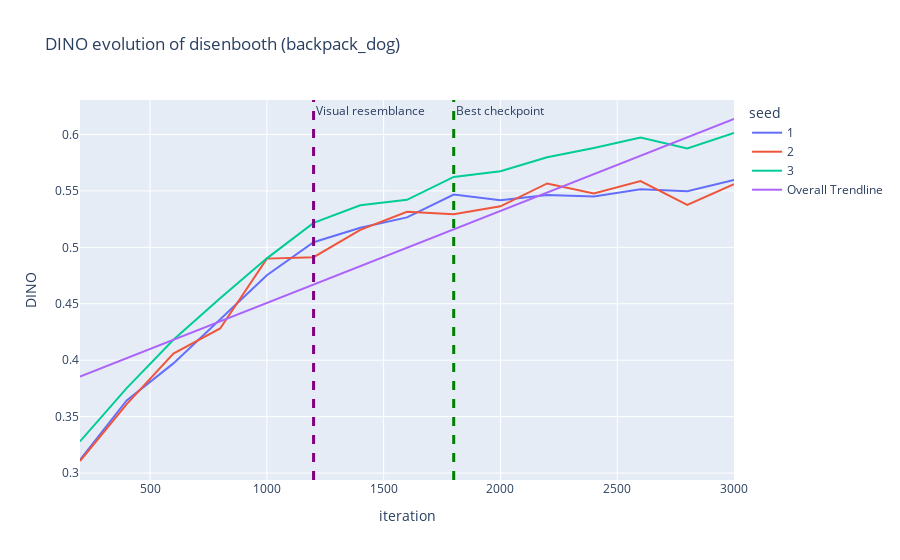

This figure's notebook cell:
### Code cell
make_metric_evolution_plot(method, concept, 'DINO').show()

### Figure 1 — Plotly figure (JSON) as saved in the notebook; plotly's stock layout.template omitted (floating-point values rounded to 4 significant figures)
{"data": [{"hovertemplate": "seed=1<br>iteration=%{x}<br>DINO=%{y}<extra></extra>", "legendgroup": "1", "marker": {"color": "#636efa", "symbol": "circle"}, "mode": "lines", "name": "1", "orientation": "v", "showlegend": true, "type": "scatter", "x": [200, 400, 600, 800, 1000, 1200, 1400, 1600, 1800, 2000, 2200, 2400, 2600, 2800, 3000], "xaxis": "x", "y": [0.3118, 0.3643, 0.3972, 0.4361, 0.4753, 0.5045, 0.5173, 0.5266, 0.5467, 0.5417, 0.5464, 0.5451, 0.5514, 0.5496, 0.5597], "yaxis": "y"}, {"hovertemplate": "seed=2<br>iteration=%{x}<br>DINO=%{y}<extra></extra>", "legendgroup": "2", "marker": {"color": "#EF553B", "symbol": "circle"}, "mode": "lines", "name": "2", "orientation": "v", "showlegend": true, "type": "scatter", "x": [200, 400, 600, 800, 1000, 1200, 1400, 1600, 1800, 2000, 2200, 2400, 2600, 2800, 3000], "xaxis": "x", "y": [0.3107, 0.361, 0.4059, 0.4281, 0.49, 0.4913, 0.5154, 0.5315, 0.5293, 0.5364, 0.5566, 0.5478, 0.5587, 0.5377, 0.556], "yaxis": "y"}, {"hovertemplate": "seed=3<br>iteration=%{x}<br>DINO=%{y}<extra></extra>", "legendgroup": "3", "marker": {"color": "#00cc96", "symbol": "circle"}, "mode": "lines", "name": "3", "orientation": "v", "showlegend": true, "type": "scatter", "x": [200, 400, 600, 800, 1000, 1200, 1400, 1600, 1800, 2000, 2200, 2400, 2600, 2800, 3000], "xaxis": "x", "y": [0.328, 0.3753, 0.4182, 0.455, 0.4903, 0.5217, 0.5372, 0.5422, 0.5624, 0.5674, 0.5798, 0.5881, 0.5972, 0.5877, 0.6015], "yaxis": "y"}, {"hovertemplate": "<b>OLS trendline</b><br>DINO = 8.1527e-05 * iteration + 0.369164<br>R<sup>2</sup>=0.795486<br><br>iteration=%{x}<br>DINO=%{y} <b>(trend)</b><extra></extra>", "legendgroup": "Overall Trendline", "line": {"color": "#ab63fa"}, "mode": "lines", "name": "Overall Trendline", "showlegend": true, "type": "scatter", "x": [200, 200, 200, 400, 400, 400, 600, 600, 600, 800, 800, 800, 1000, 1000, 1000, 1200, 1200, 1200, 1400, 1400, 1400, 1600, 1600, 1600, 1800, 1800, 1800, 2000, 2000, 2000, 2200, 2200, 2200, 2400, 2400, 2400, 2600, 2600, 2600, 2800, 2800, 2800, 3000, 3000, 3000], "xaxis": "x", "y": [0.3855, 0.3855, 0.3855, 0.4018, 0.4018, 0.4018, 0.4181, 0.4181, 0.4181, 0.4344, 0.4344, 0.4344, 0.4507, 0.4507, 0.4507, 0.467, 0.467, 0.467, 0.4833, 0.4833, 0.4833, 0.4996, 0.4996, 0.4996, 0.5159, 0.5159, 0.5159, 0.5322, 0.5322, 0.5322, 0.5485, 0.5485, 0.5485, 0.5648, 0.5648, 0.5648, 0.5811, 0.5811, 0.5811, 0.5974, 0.5974, 0.5974, 0.6137, 0.6137, 0.6137], "yaxis": "y"}], "layout": {"annotations": [{"showarrow": false, "text": "Visual resemblance", "x": 1200, "xanchor": "left", "xref": "x", "y": 1, "yanchor": "top", "yref": "y domain"}, {"showarrow": false, "text": "Best checkpoint", "x": 1800, "xanchor": "left", "xref": "x", "y": 1, "yanchor": "top", "yref": "y domain"}], "autosize": true, "legend": {"title": {"text": "seed"}, "tracegroupgap": 0}, "shapes": [{"line": {"color": "purple", "dash": "dash", "width": 3}, "type": "line", "x0": 1200, "x1": 1200, "xref": "x", "y0": 0, "y1": 1, "yref": "y domain"}, {"line": {"color": "green", "dash": "dash", "width": 3}, "type": "line", "x0": 1800, "x1": 1800, "xref": "x", "y0": 0, "y1": 1, "yref": "y domain"}], "title": {"text": "DINO evolution of disenbooth (backpack_dog)"}, "xaxis": {"anchor": "y", "autorange": true, "domain": [0, 1], "range": [200, 3000], "title": {"text": "iteration"}, "type": "linear"}, "yaxis": {"anchor": "x", "autorange": true, "domain": [0, 1], "nticks": 10, "range": [0.2938, 0.6306], "title": {"text": "DINO"}, "type": "linear"}}}
